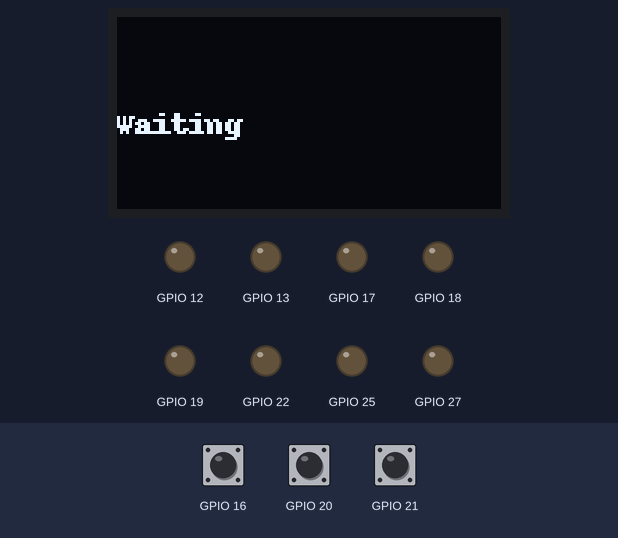
Recording of a program running on a simulated Raspberry Pi (BCM pin numbers). Shown: 128×64 one-colour display, output pins drawn as LEDs (lit = HIGH). The test bench sets the inputs (shaded band); at power-on: GPIO 16 HIGH, GPIO 20 HIGH, GPIO 21 HIGH. The clock reads 2024-03-15 10:24:30 at power-on unless the program sets it; random numbers come from a fixed seed; the camera gives no picture and a still takes 0.5 s; pins used as bus, display or sensor lines are not drawn; what the program prints to the terminal is not drawn.

Above: at 4.5 s.
4.6 s: GPIO 16 pulled LOW for 0.15 s
At 5.0 s:
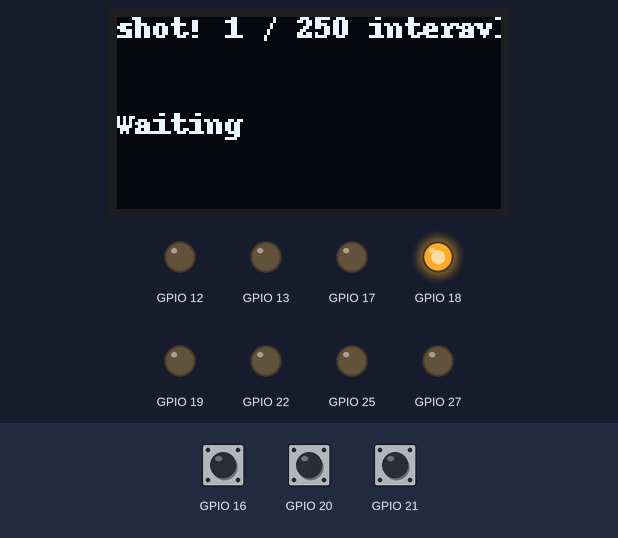
At 6.0 s:
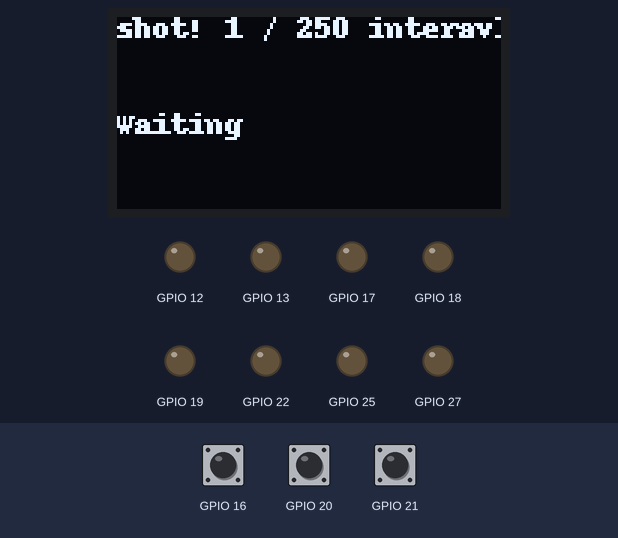
Timing chart, 0 to 7.6 s (numbered marks = the images above; inputs shaded):
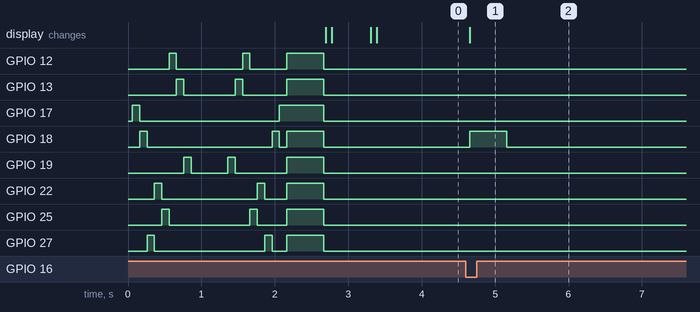

Measured:
- after the input at 4.6 s, GPIO 18: LOW → HIGH after 0.06 s, → LOW 0.50 s later; the display: changes after 0.06 s (image 1)

The program:

test.py
```python
from gpiozero import LED, Button, Buzzer, PWMLED
from time import sleep
from signal import pause
from subprocess import check_call
from picamera import PiCamera
from datetime import datetime
from modules import buttons, beeps, leds, shot, display, screen
import os
import random

OFF = 0
ON = 1

modes_length = 8
modes = []

for i in range(modes_length):
    n = i + 1
    modes.append(n)

mode_max = modes_length - 1
mode_min = 0
mode_index = 0

beeps.pi_micro()
leds.waveFromLeft()
sleep(0.5)
beeps.pi_micro()
leds.waveFromRight()
beeps.pi_micro()


B1 = buttons.getButton(1)
# L1 = leds.getLed(1)
B2 = buttons.getButton(2)
# L2 = leds.getLed(2)
B3 = buttons.getButton(3)
# L3 = leds.getLed(3)

leds.setAllLedsOn()
sleep(0.5)
leds.setAllLedsOff()

def showMode():
    print(mode_index)
    for num in modes:
        led = leds.getLed(num)
        current = modes[mode_index]
        if num == current:
            led.on()
        else:
            led.off()

def blinkMode():
    print(mode_index)
    current = modes[mode_index]
    led = leds.getLed(current)
    led.blink(0.5, 0.1, None, True)

def moveToBlinkMode(sec=0.5):
    sleep(sec)
    blinkMode()

def rightMode():
    global mode_index
    mode_index = mode_index + 1
    if mode_index > mode_max:
        mode_index = 0
    showMode()
    moveToBlinkMode()

def leftMode():
    global mode_index
    mode_index = mode_index - 1
    if mode_index < mode_min:
        mode_index = mode_max
    showMode()
    moveToBlinkMode()

# B1.when_pressed = blinkMode
# B2.when_pressed = leftMode
# B3.when_pressed = rightMode

# blinkMode()

shot.set(True)
L1 = leds.getLed(1)
B1.when_pressed = shot.setShots(500, 30, L1)

L2 = leds.getLed(2)
B2.when_pressed = shot.setShots(250, 60, L2)

L3 = leds.getLed(3)
B3.when_pressed = shot.setShots(125, 120, L3)


sc1 = screen.makeScreen(4)
sc2 = screen.makeScreen(4)

sc1["add"]("Mode is A")
sc2["add"]("Waiting")
screen.show()

sleep(0.5)

sc1["clear"]()
screen.show()


# print(ind)
# while True:
#     mes1 = str(random.randint(1,1000)) + "bbbb"
#     mes2 = str(random.randint(1,1000)) + "AAAA"
#     addScreen1(mes1)
#     addScreen2(mes2)
#     screen.show()
#     sleep(1)

pause()
```

buttons.py
```python
from gpiozero import LED, Button, Buzzer, PWMLED

_buttons = [21, 16, 20]

def getButton(n):
    min = 0
    max = len(_buttons)
    num = n - 1
    if num < min:
        print("not exists")
    elif num > max:
        print("not exists")
    else:
        i = _buttons[num]
        btn = Button(i)
        return btn
```

beeps.py
```python
from gpiozero import Buzzer
from time import sleep

buzzer = Buzzer(26)

def beep(times, sec):
    for i in range(times):
        buzzer.on()
        sleep(sec)
        buzzer.off()
        sleep(sec)


def pi():
    beep(1, 0.02)

def pi2():
    pi()
    pi()

def pi_small():
    beep(1, 0.01)

def pi_micro():
    beep(1, 0.001)
```

leds.py
```python
from gpiozero import LED, Button, Buzzer, PWMLED
from time import sleep
from signal import pause

_leds = [17, 18, 27, 22, 25, 12, 13, 19]

OFF = 0
ON = 1

DIC = {}
def cacheLed(num):
    if num in DIC:
        return DIC[num]
    else:
        L = LED(num)
        DIC[num] = L
        return L

def getLed(n):
    _n = n - 1
    if _n < 0:
        print("not exists")
    elif _n > 7:
        print("not exists")
    else:
        num = _leds[_n]
        led = cacheLed(num)
        return led

def allFromLeft():
    a = []
    for i in _leds:
        ld = cacheLed(i)
        a.append(ld)
    return a

def allFromRight():
    a = []
    for i in (reversed(_leds)):
        ld = cacheLed(i)
        a.append(ld)
    return a

def all():
    return allFromLeft()

def setOn(arr):
    for ld in arr:
        ld.on()

def setOff(arr):
    for ld in arr:
        ld.off()

def setAllLedsOn():
    arr = all()
    setOn(arr)

def setAllLedsOff():
    arr = all()
    setOff(arr)


def waveFromLeft():
    arr = allFromLeft()
    for ld in arr:
        ld.on()
        sleep(0.1)
        ld.off()

def waveFromRight():
    arr = allFromRight()
    for ld in arr:
        ld.on()
        sleep(0.1)
        ld.off()

def allLeds(mode):
    for i in _leds:
        ld = LED(i)
        if mode == OFF:
            ld.off()
        elif mode == ON:
            ld.on()
        sleep(0.1)
```

shot.py
```python
from gpiozero import LED, Button, Buzzer, PWMLED
from time import sleep
from signal import pause
from subprocess import check_call
from picamera import PiCamera
from datetime import datetime
from modules import buttons, display
import os

CAM = PiCamera()

def set(upset):
    CAM.resolution = (1920, 1080)
    if upset:
        CAM.vflip = True
        CAM.hflip = True
    else:
        CAM.vflip = False
        CAM.hflip = False


def shot(led, message):
    mes = 'shot! %s' % message
    print(mes)
    display.showMessage(mes, 1)
    led.on()
    t = datetime.now().isoformat()
    #beep_pi()
    if os.path.exists("./images") == False:
        os.makedirs("./images")
    CAM.capture("./images/%s.jpg" % t)
    led.off()

def shots(count, interval, led):
    seconds = count * interval
    minutes = seconds / 60
    hours = minutes / 60
    print('%s hours' % hours)
    for i in range(count):
        mes = '%s / %s interavl: %s' % (i + 1, count, interval)
        shot(led, mes)
        sleep(interval)

def setShots(count, interval, led):
    n = count
    i = interval
    def f():
        shots(n, i, led)
    return f
```

display.py
```python
# sudo apt install python3-pip
# sudo pip3 install Adafruit-Blinka
# sudo pip3 install adafruit-circuitpython-ssd1306
# sudo apt install python3-pil
# for 128 * 64 display

import time
import subprocess

import random

import board
import digitalio
from PIL import Image, ImageDraw, ImageFont
import adafruit_ssd1306

display_reset = digitalio.DigitalInOut(board.D4)

w = 128
h = 64
rows = 8
columns = 21

white = 255
black = 0

pad = -2
top = pad
bottom = h - pad
line_height = 8
x = 0


I2C = board.I2C()
d = adafruit_ssd1306.SSD1306_I2C(w, h, I2C, addr=0x3C, reset=display_reset)

d.fill(0)
d.show()
image = Image.new("1", (d.width, d.height))
draw = ImageDraw.Draw(image)
font = ImageFont.load_default()


def drawBlackRect():
  one_line = h / rows
  draw.rectangle((0, 0, w, h), outline=0, fill=black)

def drawBlackLines(start, lines):
  one_line = h / rows
  start_y = (start - 1 ) * one_line
  print(start_y)
  print(one_line * lines)
  draw.rectangle((0, start_y, w, one_line * lines), outline=0, fill=black)

def drawWhiteRect(lines=line_height):
  draw.rectangle((0, 0, w, h), outline=0, fill=white)

def showMessage(mes, line):
  l = line - 1
  draw.text( (x, top + (line_height * l) ), mes, font=font, fill=white)
  d.image(image)
  d.show()

def showMessages(messages, start):
  length = len(messages)
  for i in range(length):
    l = start + i - 1
    mes = messages[i]
    draw.text( (x, top + (line_height * l) ), mes, font=font, fill=white)
  d.image(image)
  d.show()


def getDisplayInfo():
  return { "columns": columns, "rows": rows }


drawBlackRect()


def test():
  count = 0
  messages = ["AAA", "BBB", "CCC"]
  m_len = len(messages)

  while True:
    count = count + 1
    drawBlackRect()
    i = random.randint(0, m_len - 1)
    message = "%s %s" % (messages[i], count)

    l = random.randint(1, 8)
    showMessage(message, l)
    time.sleep(0.5)
    print("loop")

# test()
```

screen.py
```python
import time
import subprocess

from modules import display

info = display.getDisplayInfo()
rows = info["rows"]
columns = info["columns"]
max_rows = rows
use_rows = 0
screens = []

def getUsableRows():
  n = max_rows - use_rows
  if n < 0:
    return 0
  else:
    return n


def show():
  display.drawBlackRect()

  for sc in screens:
    display.showMessages(sc["matrix"], sc["start"])

def add(index, message):
  if index < 0:
    return
  sc = screens[index]
  sc["matrix"].append(message)
  max = sc["length"]
  if len(sc["matrix"]) > max:
    sc["matrix"].pop(0)

def clear(index):
  if index < 0:
    return
  sc = screens[index]
  sc["matrix"] = []


def makeScreen(lines=max_rows):
  if lines > getUsableRows():
    return -1
  global use_rows
  start = use_rows + 1
  end = start + lines - 1
  use_rows = use_rows + lines
  matrix = []
  o = { "start": start, "end": end, "matrix": matrix, "length": lines }
  screens.append(o)
  index = len(screens) - 1
  def add_messsage(mes):
    add(index, mes)
  def clear_message():
    clear(index)

  dic = { "add": add_messsage, "clear": clear_message}

  return dic
```
